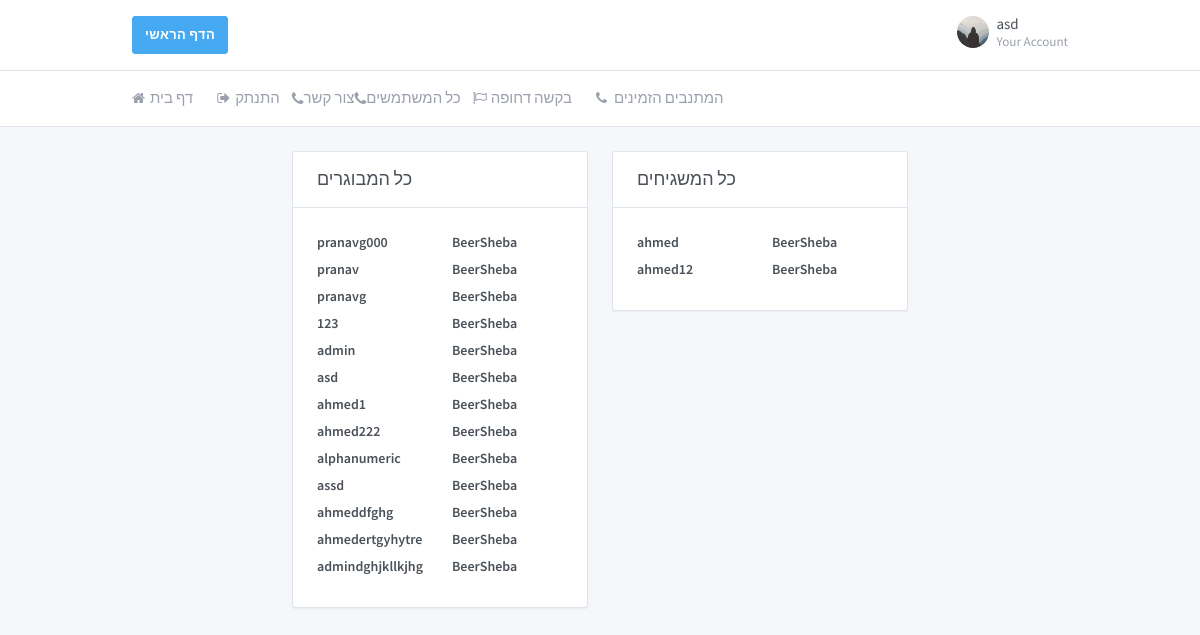
/all_profiles/ (signed in), run on the app's committed database.
### core/models.py (models this page shows, shortened)
class Profile(models.Model):
    user = models.OneToOneField(User, on_delete=models.CASCADE)
    profile_photo = models.FileField(default='default.jpg', upload_to='profile_photos')
    status_info = models.CharField(max_length=10, choices=Status_Info_CHOICES, default='זמין')
    is_volunteer = models.BooleanField(default=False)
    is_active = models.BooleanField(default=True)
    phone_regex = RegexValidator(regex=r'^\+?1?\d{9,10}$',
                                 message="Phone number must be entered in the format: '+0000000000'")
    phone_number = models.CharField(validators=[phone_regex], max_length=10, blank=True)
    gender = models.CharField(max_length=10, choices=GENDER_CHOICES, default='זכר')
    address = models.CharField(max_length=40, choices=ADDRESS_CHOICES, default='BeerSheba')
    rating = models.CharField(max_length=10, choices=Rating_CHOICES, default='good')

### core/views.py (the view)
# urls.py: url(r'^all_profiles/$', views.get_all_profiles, name='core/profiles_table'),
def get_all_profiles(request):
    context = {}
    context.update({'all_volunteers': get_all_volunteers()})
    context.update({'all_elderly': get_all_elderly()})
    return render(request, 'core/profiles_table.html', context)

### core/views.py (called while the page is built)
def get_all_volunteers():
    result = list()
    users_list = Profile.objects.all()
    for user_item in users_list:
        if getattr(user_item, "is_volunteer"):
            result.append(user_item)
    return result

def get_all_elderly():
    result = list()
    users_list = Profile.objects.all()
    for user_item in users_list:
        if not getattr(user_item, "is_volunteer"):
            result.append(user_item)
    return result

### core/templates/core/profiles_table.html (shortened to what this page needs)
{%load static %}
{% load crispy_forms_tags %}
<!doctype html>
<html dir="ltr" lang="en">
<head>
    <link href="https://maxcdn.bootstrapcdn.com/font-awesome/4.7.0/css/font-awesome.min.css" rel="stylesheet">
    <link href="{%static 'core/dashboard.css'%}" rel="stylesheet"/>
</head>
<body>
<div class="page">
    <div class="page-main">
        <div class="header py-4">
            <div class="container">
                <div class="d-flex">
                    <a type="button" class="btn btn-info" href="{%url 'home'%}">הדף הראשי</a>
                    <div class="d-flex order-lg-2 ml-auto">
                        <div class="dropdown">
                            <a class="nav-link pr-0 leading-none" data-toggle="dropdown"
                               href="{%url 'profile' user.username%}">
                                <span class="avatar"
                                      style="background-image: url({{user.profile.profile_photo.url}})"></span>
                                <span class="ml-2 d-none d-lg-block">
                      <span class="text-default">{{user.username}}</span>
                      <small class="text-muted d-block mt-1">Your Account</small>
                    </span>
                            </a>
                        </div>
                    </div>
                </div>
            </div>
        </div>
        <div class="header collapse d-lg-flex p-0" id="headerMenuCollapse">
            <div class="container">
                <div class="row align-items-center">
                    <div class="col-lg order-lg-first">
                        <ul class="nav nav-tabs border-0 flex-column flex-lg-row">
                            <li class="nav-item">
                                <a class="nav-link" href="{%url 'home'%}"><i class="fa fa-home"></i> דף בית</a>
                            </li>
                            <li class="nav-item">
                                <a class="nav-link" href="{%url 'logout'%}"><i class="fa fa-sign-out"></i> התנתק</a>
                            </li>
                            <a class="nav-link" href="/contact/"><i class="fa fa-phone"></i>צור קשר</a>
                            <a class="nav-link" href="/all_profiles/"><i class="fa fa-phone"></i>כל המשתמשים</a>
                            {% if not person.profile.is_volunteer %}
                            <li class="nav-item">
                                <a class="nav-link" href="/urgent_request/"><i class="fa fa-flag-o"></i>בקשה דחופה</a>
                            </li>
                            <li class="nav-item">
                               <a class="nav-link" href="/available_profiles/"><i class="fa fa-phone"></i>המתנבים הזמינים</a>
                            </li>
                            {%endif%}
                        </ul>
                    </div>
                </div>
            </div>
        </div>
        <div class="my-3 my-md-5">
            <div class="container">
                <div class="row">
                    <div class="col-lg-2">
                    </div>
                    <div class="col-lg-4">
                        <div class="card">
                            <div class="card-header">
                                <h3 class="card-title">כל המבוגרים</h3>
                            </div>
                            <div class="card-body">
                                {%for elderly in all_elderly%}
                                <div class="row">
                                    <div class="col">
                                        <a class="text-default"
                                           href="{%url 'profile' elderly.user.username%}"><label
                                                class="form-label">{{elderly.user.username}}</label></a>
                                    </div>
                                    <div class="col">
                                        <a class="text-default"><label
                                                class="form-label">{{elderly.address}}</label></a>
                                    </div>
                                </div>
                                {%endfor%}
                            </div>
                        </div>
                    </div>
                    <div class="col-lg-4">
                        <div class="card">
                            <div class="card-header">
                                <h3 class="card-title">כל המשגיחים</h3>
                            </div>
                            <div class="card-body">
                                {%for volunteer in all_volunteers%}
                                <div class="row">
                                    <div class="col">
                                        <a class="text-default"
                                           href="{%url 'profile' volunteer.user.username%}"><label
                                                class="form-label">{{volunteer.user.username}}</label></a>
                                    </div>
                                    <div class="col">
                                        <a class="text-default"><label
                                                class="form-label">{{volunteer.address}}</label></a>
                                    </div>
                                </div>
                                {%endfor%}
                            </div>
                        </div>
                    </div>
                    <div class="col-lg-2">
                    </div>
                </div>
            </div>
        </div>
    </div>
</div>
</body>
</html>

### data on the page
Profile: user.username "pranavg000", address "BeerSheba"
Profile: user.username "pranav", address "BeerSheba"
Profile: user.username "pranavg", address "BeerSheba"
Profile: user.username "123", address "BeerSheba"
Profile: user.username "admin", address "BeerSheba"
Profile: user.username "asd", address "BeerSheba"
Profile: user.username "ahmed1", address "BeerSheba"
Profile: user.username "ahmed222", address "BeerSheba"
Profile: user.username "alphanumeric", address "BeerSheba"
Profile: user.username "assd", address "BeerSheba"
Profile: user.username "ahmeddfghg", address "BeerSheba"
Profile: user.username "ahmedertgyhytre", address "BeerSheba"
Profile: user.username "admindghjkllkjhg", address "BeerSheba"
Profile: user.username "ahmed", address "BeerSheba"
Profile: user.username "ahmed12", address "BeerSheba"

### other printed values
{{ user.username }} "asd"
